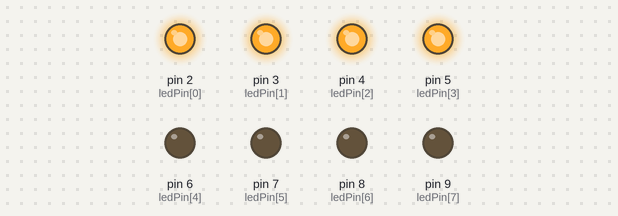
Simulated run of this sketch. Board: Arduino Uno, built with avr-gcc and run on an emulated ATmega328P. Shown: output pins drawn as LEDs (lit = HIGH).

Above: at 0.1 s.
At 0.9 s:
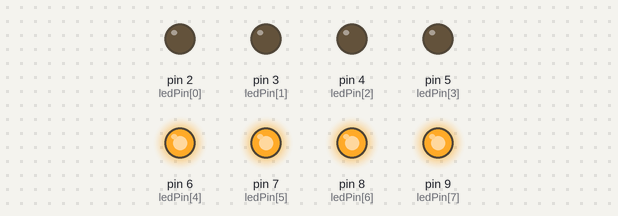
At 1.1 s:
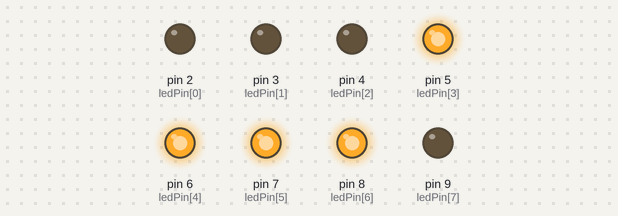
At 2.1 s:
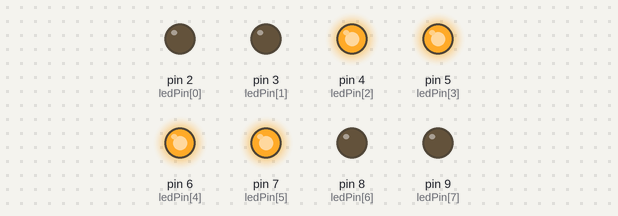
At 3.5 s:
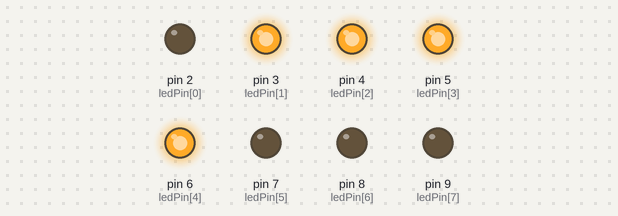
Timing chart, 0 to 3.8 s (numbered marks = the images above):
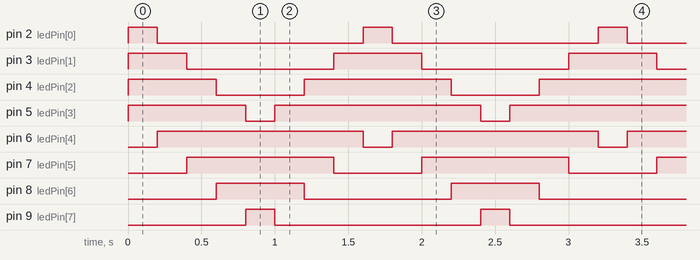

Measured:
- by itself, pin 2 (ledPin[0]), pin 9 (ledPin[7]): alternates HIGH for 0.20 s and LOW for 1.4 s
- by itself, pin 3 (ledPin[1]): repeats every 1.6 s: LOW 1.0 s, HIGH 0.60 s
- by itself, pin 4 (ledPin[2]): repeats every 1.6 s: LOW 0.60 s, HIGH 1.0 s
- by itself, pin 5 (ledPin[3]): repeats every 1.6 s: LOW 0.20 s, HIGH 1.4 s
- by itself, pin 6 (ledPin[4]): alternates HIGH for 1.4 s and LOW for 0.20 s
- by itself, pin 7 (ledPin[5]): alternates HIGH for 1.0 s and LOW for 0.60 s
- by itself, pin 8 (ledPin[6]): alternates HIGH for 0.60 s and LOW for 1.0 s

The sketch:

sketch_mar14e.ino
```cpp
int ledPin[] = {2, 3, 4, 5, 6, 7, 8, 9};
int snakeLength = 4;
int snakePosition = 0;
int direction = 1;

void setup() {
  for(int i=0; i<8; i++) {
    pinMode(ledPin[i], OUTPUT);
  }
}

void loop() {
  for(int i=0; i<8; i++) {
    digitalWrite(ledPin[i], LOW);
  }
  for(int i=0; i<snakeLength; i++) {
    int ledIndex = snakePosition + i;
    if(ledIndex >= 0 && ledIndex < 8) {
      digitalWrite(ledPin[ledIndex], HIGH);
    }
  }
  snakePosition += direction;
  if(snakePosition == 8-snakeLength) {
    direction = -1;
  }
  else if(snakePosition == 0) {
    direction = 1;
  }
  delay(200);
}
```
